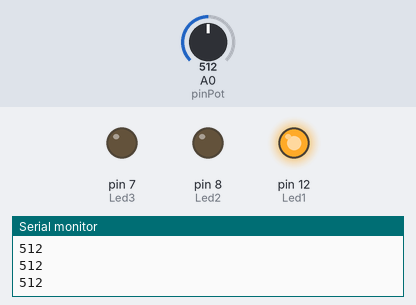
Recording of a sketch running on a simulated Arduino Uno, built with avr-gcc and run on an emulated ATmega328P. Shown: output pins drawn as LEDs (lit = HIGH), the last lines printed to the serial monitor. Inputs (shaded band) come from the test bench; at power-on: A0 (pinPot) = 512.

Above: at 1.2 s.
1.3 s: A0 (pinPot) set to 359
2.8 s: A0 (pinPot) set to 323
At 4.0 s:
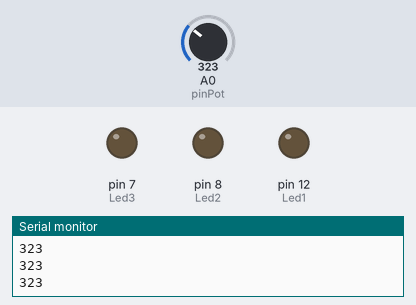
4.3 s: A0 (pinPot) set to 692
At 5.5 s:
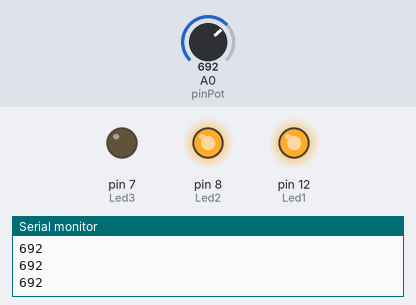
5.8 s: A0 (pinPot) set to 887
7.3 s: A0 (pinPot) set to 919
At 7.7 s:
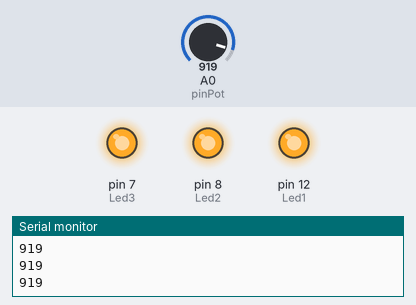
8.8 s: A0 (pinPot) set to 900
At 9.7 s:
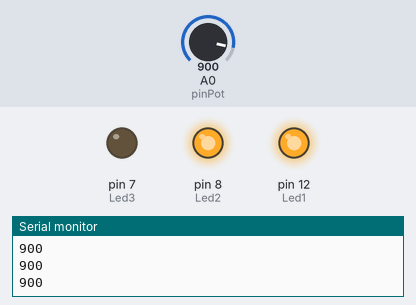
Timing chart, 0 to 11.3 s (numbered marks = the images above; inputs shaded):
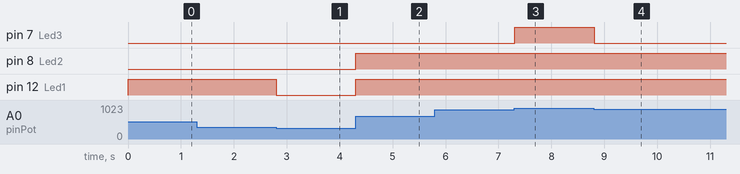

The sketch:

Potenziometer.ino
```cpp
#define pinPot A0
#define Led1 12
#define Led2 8
#define Led3 7
int a = 0;
void setup () {
 Serial.begin(9600);
  pinMode(Led1, OUTPUT);
  pinMode(Led2, OUTPUT);
  pinMode(Led3, OUTPUT);
}
void loop () {
 a = analogRead(pinPot);
 Serial.println(a);
  digitalWrite(Led1, LOW);
  digitalWrite(Led2, LOW);
  digitalWrite(Led3, LOW);
  if (a > 341) {
   digitalWrite(Led1, HIGH);
  }
  if (a > 682) {
   digitalWrite(Led2, HIGH);
  }
  if (a > 900) {
   digitalWrite(Led3, HIGH);
  }
  delay(20);
}
```

Measured:
- the behaviour switches between 342 and 341 on A0 (pinPot) (found by bisection; images 0 and 1)
- the behaviour switches between 900 and 901 on A0 (pinPot) (found by bisection; images 2 and 3)
- after the input at 2.8 s, pin 12 (Led1): HIGH → LOW at once
- after the input at 4.3 s, pin 8 (Led2), pin 12 (Led1): LOW → HIGH at once
- after the input at 7.3 s, pin 7 (Led3): LOW → HIGH at once
- after the input at 8.8 s, pin 7 (Led3): HIGH → LOW at once
